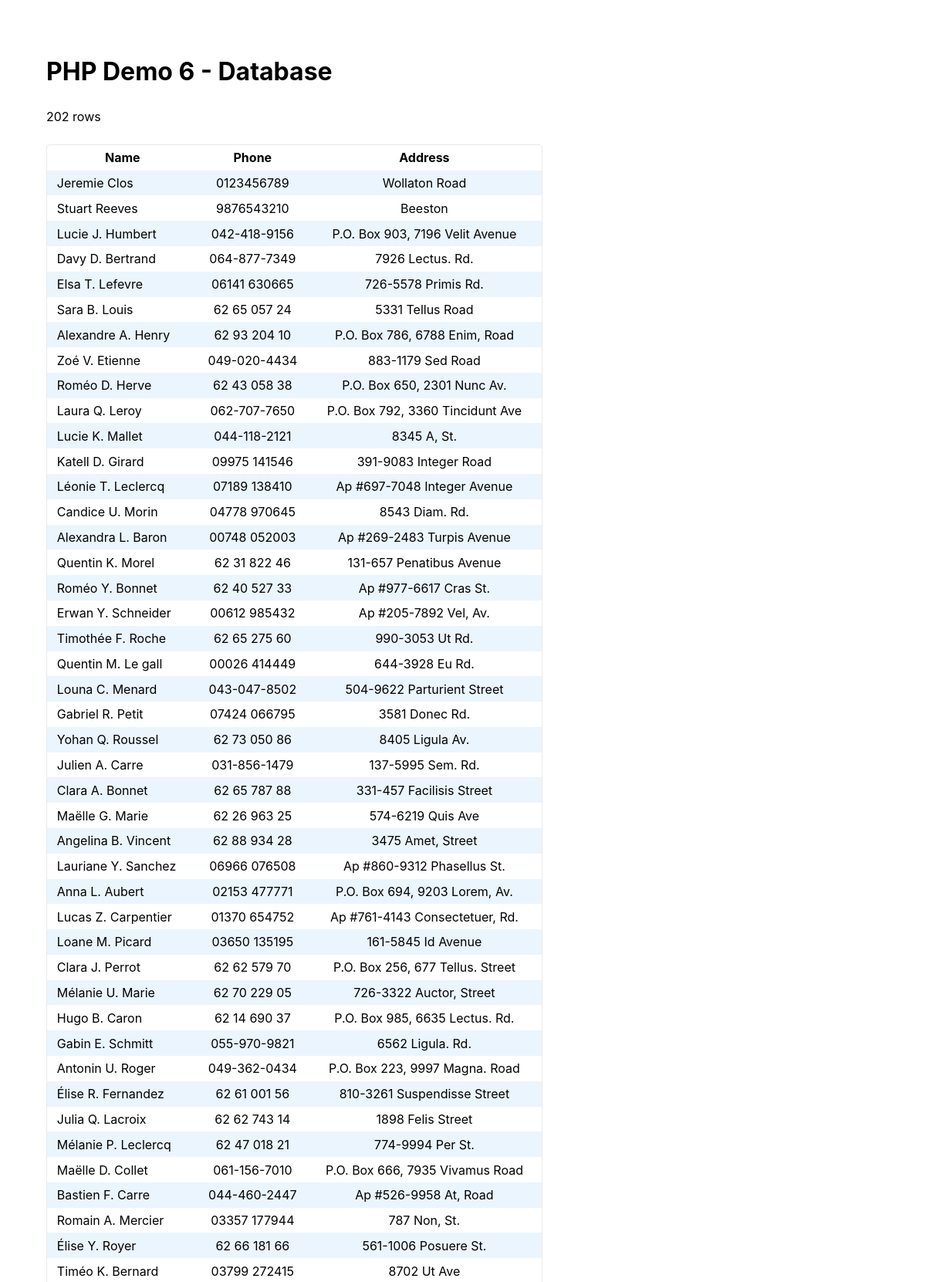
The page /php-demos/demo6.php (upper part) on the database its author committed.
### tables this page shows
CREATE TABLE IF NOT EXISTS `People` (
  `ID` int NOT NULL AUTO_INCREMENT,
  `Name` varchar(50) NOT NULL,
  `PhoneNumber` varchar(12) DEFAULT NULL,
  `Address` varchar(60) DEFAULT NULL,
  PRIMARY KEY (`ID`)
);

### html/php-demos/demo6.php (the view, shortened to what this page needs)
<html>
<head>
		<link rel="stylesheet" href="../css/mvp.css">
</head>
<body>
<main>
  <h1>PHP Demo 6 - Database</h1>
  <?php
      require("db.inc.php");
      $conn = mysqli_connect($servername, $username, $password, $dbname);
      $sql = "SELECT * FROM People;";
      $result = mysqli_query($conn, $sql);
      if (mysqli_num_rows($result) > 0) {
           echo mysqli_num_rows($result)." rows<br/><br/>";
           echo "<table>";
           echo "<tr><th>Name</th><th>Phone</th><th>Address</th></tr>";
           while($row = mysqli_fetch_assoc($result)) {
              echo "<tr><td>".$row["Name"]."</td><td>".$row["PhoneNumber"]."</td><td>". $row["Address"]."</td></tr>";
         }
         echo "</table>";
      }
      else {
        echo "Nothing found!";
      }
  ?>
</main>
</body>
</html>

### html/css/mvp.css (style rules this page uses)
:root { --border-radius: 5px; --box-shadow: 2px 2px 10px; --color: #118bee; --color-accent: #118bee15; --color-bg: #fff; --color-bg-secondary: #e9e9e9; --color-secondary: #920de9; --color-secondary-accent: #920de90b; --color-shadow: #f4f4f4; --color-text: #000; --color-text-secondary: #999; --font-family: -apple-system, BlinkMacSystemFont, "Segoe UI", Roboto, Oxygen-Sans, Ubuntu, Cantarell, "Helvetica Neue", sans-serif; --hover-brightness: 1.2; --justify-important: center; --justify-normal: left; --line-height: 1.5; --width-card: 285px; --width-card-medium: 460px; --width-card-wide: 800px; --width-content: 1080px; }
body { background: var(--color-bg); color: var(--color-text); font-family: var(--font-family); line-height: var(--line-height); margin: 0; overflow-x: hidden; padding: 1rem 0; }
footer, header, main { margin: 0 auto; max-width: var(--width-content); padding: 2rem 1rem; }
h1, h2, h3, h4, h5, h6 { line-height: var(--line-height); }
table { border: 1px solid var(--color-bg-secondary); border-radius: var(--border-radius); border-spacing: 0; display: inline-block; max-width: 100%; overflow-x: auto; padding: 0; white-space: nowrap; }
table td, table th, table tr { padding: 0.4rem 0.8rem; text-align: var(--justify-important); }
table thead th:first-child, table tr td:first-child { text-align: var(--justify-normal); }
table tr:nth-child(even) { background-color: var(--color-accent); }

### rows shown on the page
people: Name "Jeremie Clos", PhoneNumber "0123456789", Address "Wollaton Road"
people: Name "Stuart Reeves", PhoneNumber "9876543210", Address "Beeston"
people: Name "Lucie J. Humbert", PhoneNumber "042-418-9156", Address "P.O. Box 903, 7196 Velit Avenue"
people: Name "Davy D. Bertrand", PhoneNumber "064-877-7349", Address "7926 Lectus. Rd."
people: Name "Elsa T. Lefevre", PhoneNumber "06141 630665", Address "726-5578 Primis Rd."
people: Name "Sara B. Louis", PhoneNumber "62 65 057 24", Address "5331 Tellus Road"
people: Name "Alexandre A. Henry", PhoneNumber "62 93 204 10", Address "P.O. Box 786, 6788 Enim, Road"
people: Name "Zoé V. Etienne", PhoneNumber "049-020-4434", Address "883-1179 Sed Road"
people: Name "Roméo D. Herve", PhoneNumber "62 43 058 38", Address "P.O. Box 650, 2301 Nunc Av."
people: Name "Laura Q. Leroy", PhoneNumber "062-707-7650", Address "P.O. Box 792, 3360 Tincidunt Ave"
people: Name "Lucie K. Mallet", PhoneNumber "044-118-2121", Address "8345 A, St."
people: Name "Katell D. Girard", PhoneNumber "09975 141546", Address "391-9083 Integer Road"
people: Name "Léonie T. Leclercq", PhoneNumber "07189 138410", Address "Ap #697-7048 Integer Avenue"
people: Name "Candice U. Morin", PhoneNumber "04778 970645", Address "8543 Diam. Rd."
people: Name "Alexandra L. Baron", PhoneNumber "00748 052003", Address "Ap #269-2483 Turpis Avenue"
people: Name "Quentin K. Morel", PhoneNumber "62 31 822 46", Address "131-657 Penatibus Avenue"
people: Name "Roméo Y. Bonnet", PhoneNumber "62 40 527 33", Address "Ap #977-6617 Cras St."
people: Name "Erwan Y. Schneider", PhoneNumber "00612 985432", Address "Ap #205-7892 Vel, Av."
people: Name "Timothée F. Roche", PhoneNumber "62 65 275 60", Address "990-3053 Ut Rd."
people: Name "Quentin M. Le gall", PhoneNumber "00026 414449", Address "644-3928 Eu Rd."
people: Name "Louna C. Menard", PhoneNumber "043-047-8502", Address "504-9622 Parturient Street"
people: Name "Gabriel R. Petit", PhoneNumber "07424 066795", Address "3581 Donec Rd."
people: Name "Yohan Q. Roussel", PhoneNumber "62 73 050 86", Address "8405 Ligula Av."
people: Name "Julien A. Carre", PhoneNumber "031-856-1479", Address "137-5995 Sem. Rd."
people: Name "Clara A. Bonnet", PhoneNumber "62 65 787 88", Address "331-457 Facilisis Street"
people: Name "Maëlle G. Marie", PhoneNumber "62 26 963 25", Address "574-6219 Quis Ave"
people: Name "Angelina B. Vincent", PhoneNumber "62 88 934 28", Address "3475 Amet, Street"
people: Name "Lauriane Y. Sanchez", PhoneNumber "06966 076508", Address "Ap #860-9312 Phasellus St."
people: Name "Anna L. Aubert", PhoneNumber "02153 477771", Address "P.O. Box 694, 9203 Lorem, Av."
people: Name "Lucas Z. Carpentier", PhoneNumber "01370 654752", Address "Ap #761-4143 Consectetuer, Rd."
people: Name "Loane M. Picard", PhoneNumber "03650 135195", Address "161-5845 Id Avenue"
people: Name "Clara J. Perrot", PhoneNumber "62 62 579 70", Address "P.O. Box 256, 677 Tellus. Street"
people: Name "Mélanie U. Marie", PhoneNumber "62 70 229 05", Address "726-3322 Auctor, Street"
people: Name "Hugo B. Caron", PhoneNumber "62 14 690 37", Address "P.O. Box 985, 6635 Lectus. Rd."
people: Name "Gabin E. Schmitt", PhoneNumber "055-970-9821", Address "6562 Ligula. Rd."
people: Name "Antonin U. Roger", PhoneNumber "049-362-0434", Address "P.O. Box 223, 9997 Magna. Road"
people: Name "Élise R. Fernandez", PhoneNumber "62 61 001 56", Address "810-3261 Suspendisse Street"
people: Name "Julia Q. Lacroix", PhoneNumber "62 62 743 14", Address "1898 Felis Street"
people: Name "Mélanie P. Leclercq", PhoneNumber "62 47 018 21", Address "774-9994 Per St."
people: Name "Maëlle D. Collet", PhoneNumber "061-156-7010", Address "P.O. Box 666, 7935 Vivamus Road"
people: Name "Bastien F. Carre", PhoneNumber "044-460-2447", Address "Ap #526-9958 At, Road"
people: Name "Romain A. Mercier", PhoneNumber "03357 177944", Address "787 Non, St."
people: Name "Élise Y. Royer", PhoneNumber "62 66 181 66", Address "561-1006 Posuere St."
people: Name "Timéo K. Bernard", PhoneNumber "03799 272415", Address "8702 Ut Ave"

### other values the page prints
mysqli_num_rows($result) "202"
